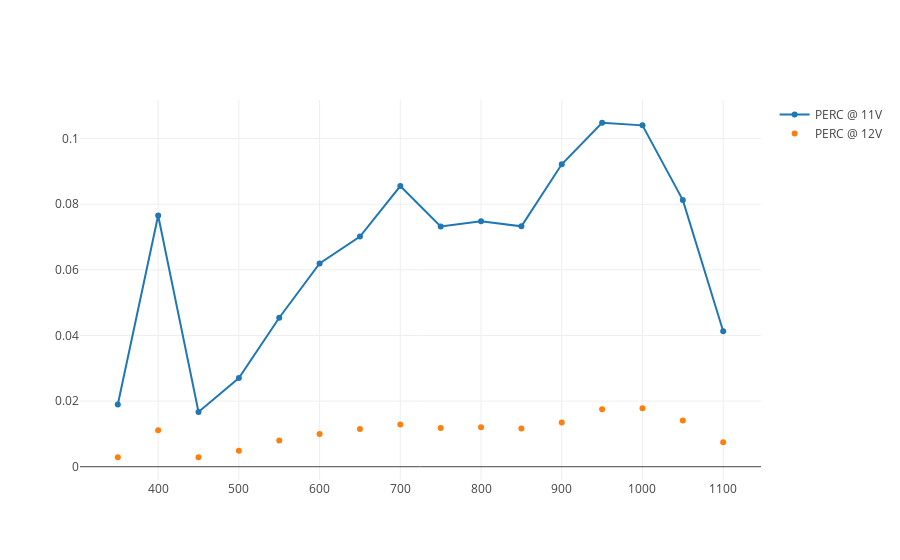

This figure's notebook cell:
### Code cell
trace0 = go.Scatter(
    x = perc11[0],
    y = perc11[1],
    mode = 'lines+markers',
    name = 'PERC @ 11V'
)

trace1 = go.Scatter(
    x = perc12[0],
    y = perc12[1],
    mode = 'markers',
    name = 'PERC @ 12V'
)

data = [trace0, trace1]
plotly.offline.iplot(data, filename='scatter-mode')

### Figure 1 — Plotly figure (JSON) as saved in the notebook; plotly's stock layout.template omitted (floating-point values rounded to 4 significant figures)
{"data": [{"mode": "lines+markers", "name": "PERC @ 11V", "type": "scatter", "uid": "73f09f7e-ff10-426a-b29e-673662a7f098", "x": [350, 400, 450, 500, 550, 600, 650, 700, 750, 800, 850, 900, 950, 1000, 1050, 1100], "y": [0.01897, 0.07655, 0.01668, 0.02703, 0.04541, 0.06194, 0.07015, 0.08556, 0.0732, 0.07481, 0.07327, 0.09218, 0.1048, 0.104, 0.08126, 0.0413]}, {"mode": "markers", "name": "PERC @ 12V", "type": "scatter", "uid": "3b1dbccf-fbec-4abb-8401-cc229b2aa3e2", "x": [350, 400, 450, 500, 550, 600, 650, 700, 750, 800, 850, 900, 950, 1000, 1050, 1100], "y": [0.002886, 0.01112, 0.002916, 0.004899, 0.007954, 0.01001, 0.01153, 0.01289, 0.0118, 0.01203, 0.01167, 0.01345, 0.01755, 0.01779, 0.01407, 0.00748]}], "layout": {}}
